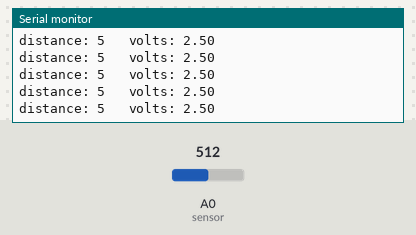
Bench run of a sketch on a simulated Arduino Uno, built with avr-gcc and run on an emulated ATmega328P. On the bench: the last lines printed to the serial monitor. Inputs (shaded band) come from the test bench; at power-on: A0 (sensor) = 512.

Above: at 1.2 s.
1.3 s: A0 (sensor) set to 716
At 1.52 s:
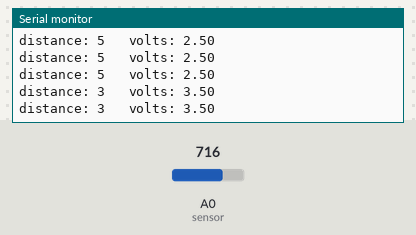
2.8 s: A0 (sensor) set to 900
At 2.83 s:
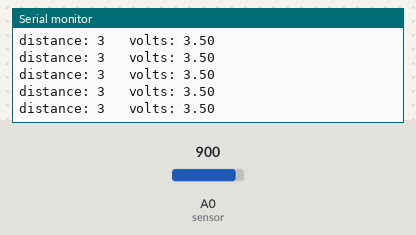
Timing chart, 0 to 5.8 s (numbered marks = the images above; inputs shaded):
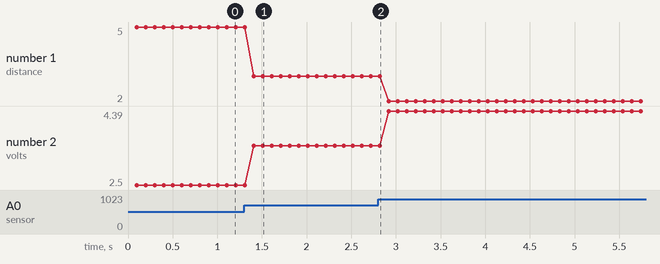

The sketch:

IR_sensor_single.ino
```cpp
#define sensor A0 // Sharp IR GP2Y0A41SK0F (4-30cm, analog)

void setup() {
  Serial.begin(9600); // start the serial port
}

void loop() {

  // 5v
  float volts = analogRead(sensor)*0.0048828125;  // value from sensor * (5/1024)
  int distance = 13*pow(volts, -1); // worked out from datasheet graph
  delay(100); // slow down serial port
  Serial.print("distance: ");
  Serial.print(distance);
  Serial.print("   volts: ");
  Serial.println(volts);
}
```

Measured:
- after the input at 1.3 s, the serial monitor: prints a new line after 0.11 s (image 1)
- plotted number 1: 5 → 3 after the input at 1.3 s, 3 → 2 after the input at 2.8 s
- plotted number 2: 2.5 → 3.5 after the input at 1.3 s, 3.5 → 4 after the input at 2.8 s
